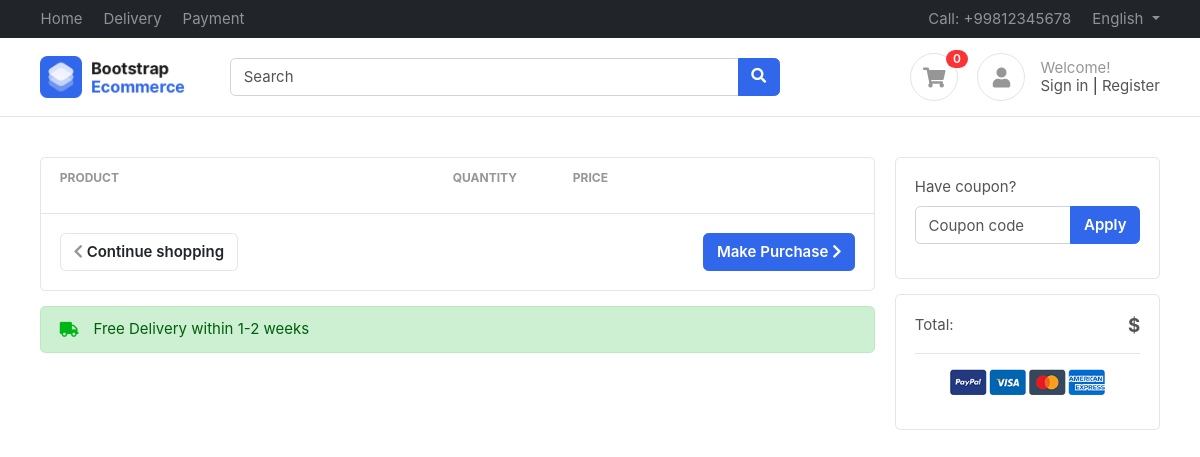
Page /accounts/cart/ (signed in) on the earlier database version.
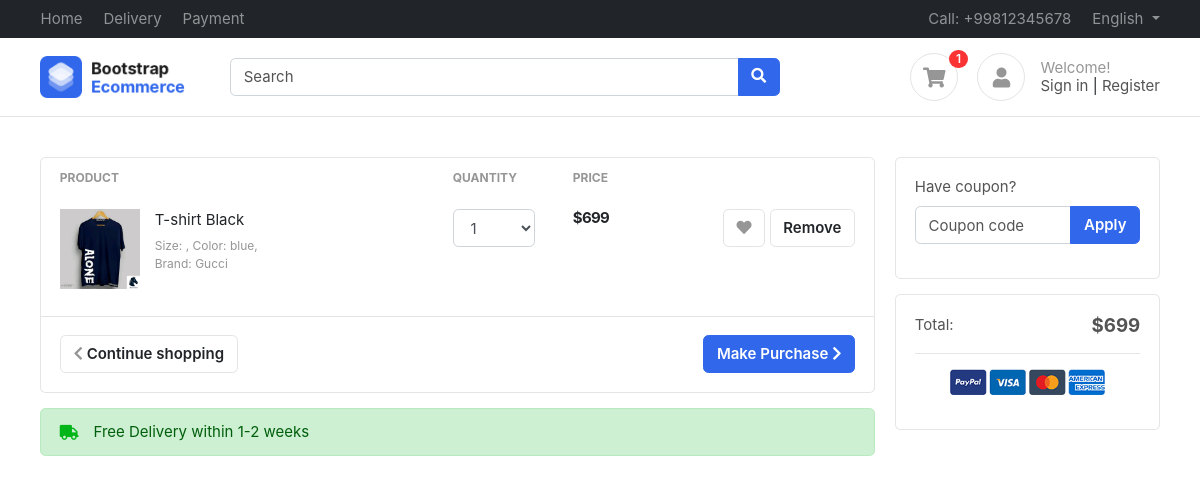
Same page on the later database version.
### accounts/models.py (models this page shows)
class Profile(BaseModel):
    user = models.OneToOneField(User , on_delete=models.CASCADE , related_name="profile")
    is_email_verified = models.BooleanField(default=False)
    email_token = models.CharField(max_length=100 , null=True , blank=True)
    profile_image = models.ImageField(upload_to = 'profile')
    def get_cart_count(self):
        return CartItems.objects.filter(cart__is_paid = False, cart__user = self.user).count()

class CartItems(BaseModel):
    cart = models.ForeignKey(Cart, on_delete=models.CASCADE, related_name='cart_items')
    product = models.ForeignKey(Product, on_delete=models.SET_NULL,null=True, blank=True)
    color_variant = models.ForeignKey(ColorVariant,on_delete=models.SET_NULL, null=True, blank= True)
    size_variant = models.ForeignKey(SizeVariant,on_delete=models.SET_NULL, null=True, blank= True)
    def get_product_price(self):
        price = [self.product.price]
        if self.color_variant:
            color_variant_price = self.color_variant.price
            price.append(color_variant_price)
        if self.size_variant:
            size_variant_price = self.size_variant.price
            price.append(size_variant_price)
        return sum(price)

class Cart(BaseModel):
    user = models.ForeignKey(User, on_delete=models.CASCADE,related_name='carts')
    is_paid = models.BooleanField(default=False)
    def get_cart_total(self):
        cart_items = self.cart_items.all()
        price = []
        for cart_item in cart_items:
            price.append(cart_item.product.price)
            if cart_item.color_variant:
                color_variant_price = cart_item.color_variant.price
                price.append(color_variant_price)
            if cart_item.size_variant:
                size_variant_price = cart_item.size_variant.price
                price.append(size_variant_price)
        return sum(price)

### products/models.py (models this page shows, shortened)
class Product(BaseModel):
    product_name = models.CharField(max_length=100)
    slug = models.SlugField(unique=True  , null=True , blank=True)
    category = models.ForeignKey(Category , on_delete=models.CASCADE , related_name="products")
    price = models.IntegerField()
    product_desription = models.TextField()
    color_variant = models.ManyToManyField(ColorVariant , blank=True)
    size_variant = models.ManyToManyField(SizeVariant , blank=True)

class ProductImage(BaseModel):
    product = models.ForeignKey(Product , on_delete=models.CASCADE , related_name="product_images")
    image =  models.ImageField(upload_to="product")

### accounts/views.py (the view)
# urls.py: path('cart/',cart, name="cart"),
def cart(request):
    cart = Cart.objects.filter(is_paid=False, user=request.user).first()
    context = {'cart': cart}
    return render(request, 'accounts/cart.html', context)

### templates/accounts/cart.html (shortened to what the changed rows need)
{% extends "base/base.html" %}
{% block start %}
<section class="section-content padding-y">
    <div class="container">
    <div class="row">
        <main class="col-md-9">
            <div class="card">
                <table class="table table-borderless table-shopping-cart">
                    <thead class="text-muted">
                        <tr class="small text-uppercase">
                            <th scope="col">Product</th>
                            <th scope="col" width="120">Quantity</th>
                            <th scope="col" width="120">Price</th>
                            <th scope="col" class="text-right" width="200"></th>
                        </tr>
                    </thead>
                    <tbody>
                        {% for cart_item in cart.cart_items.all %}
                        <tr>
                            <td>
                                <figure class="itemside">
                                    <div class="aside"><img src="{{ cart_item.product.product_images.first.image.url }}" class="img-sm"></div>
                                    <figcaption class="info">
                                        <a href="#" class="title text-dark">{{ cart_item.product.product_name }}</a>
                                        <p class="text-muted small">Size: {{ cart_item.size_variant.size_name }}, Color: blue, <br> Brand: Gucci</p>
                                    </figcaption>
                                </figure>
                            </td>
                            <td>
                                <select class="form-control">
                                    <option>1</option>
                                </select>
                            </td>
                            <td>
                                <div class="price-wrap">
                                    <var class="price">${{ cart_item.get_product_price }}</var>
                                </div>
                            </td>
                            <td class="text-right">
                                <a data-original-title="Save to Wishlist" title="" href="" class="btn btn-light" data-toggle="tooltip"> <i class="fa fa-heart"></i></a>
                                <a href="{% url 'remove_cart' cart_item.uid %}" class="btn btn-light btn-round"> Remove</a>
                            </td>
                        </tr>
                        {% endfor %}
                    </tbody>
                </table>
            </div>
        </main>
        <aside class="col-md-3">
            <div class="card">
                <div class="card-body">
                    <dl class="dlist-align">
                        <dd class="text-right h5"><strong>${{ cart.get_cart_total }}</strong></dd>
                    </dl>
                </div>
            </div>
        </aside>
    </div>
    </div>
</section>
{% endblock %}

### templates/base/base.html (shortened to what this page needs)
<!DOCTYPE HTML>
<html lang="en">
<head>
<link href="/media/css/bootstrap.css" rel="stylesheet" type="text/css"/>
<link href="/media/fonts/fontawesome/css/all.min.css" type="text/css" rel="stylesheet">
<link href="/media/css/ui.css" rel="stylesheet" type="text/css"/>
<link href="/media/css/responsive.css" rel="stylesheet" />
</head>
<body>
	<header class="section-header">
		<nav class="navbar navbar-dark navbar-expand p-0 bg-dark">
		<div class="container">
			<ul class="navbar-nav d-none d-md-flex mr-auto">
				<li class="nav-item"><a class="nav-link" href="#">Home</a></li>
				<li class="nav-item"><a class="nav-link" href="#">Delivery</a></li>
				<li class="nav-item"><a class="nav-link" href="#">Payment</a></li>
			</ul>
			<ul class="navbar-nav">
				<li class="nav-item"><a href="#" class="nav-link"> Call: +99812345678 </a></li>
				<li class="nav-item dropdown">
					 <a href="#" class="nav-link dropdown-toggle" data-toggle="dropdown"> English </a>
				</li>
			</ul>
		  </div>
		</nav>
		<section class="header-main border-bottom">
			<div class="container">
		<div class="row align-items-center">
			<div class="col-lg-2 col-4">
				<div class="brand-wrap">
					<img class="logo" src="images/logo.png">
				</div>
			</div>
			<div class="col-lg-6 col-sm-12">
				<form action="#" class="search">
					<div class="input-group w-100">
						<input type="text" class="form-control" placeholder="Search">
						<div class="input-group-append">
						  <button class="btn btn-primary" type="submit">
							<i class="fa fa-search"></i>
						  </button>
						</div>
					</div>
				</form>
			</div>
			<div class="col-lg-4 col-sm-6 col-8">
				<div class="widgets-wrap float-md-right">
					<div class="widget-header  mr-3">
						<a href="{% url 'cart' %}" class="icon icon-sm rounded-circle border"><i class="fa fa-shopping-cart"></i></a>
						<span class="badge badge-pill badge-danger notify">{{request.user.profile.get_cart_count}}</span>
					</div>
					<div class="widget-header icontext">
						<a href="#" class="icon icon-sm rounded-circle border"><i class="fa fa-user"></i></a>
						<div class="text">
							<span class="text-muted">Welcome!</span>
							<div>
								<a href="{% url 'login' %}">Sign in</a> |
								<a href="{% url 'register' %}"> Register</a>
							</div>
						</div>
					</div>
				</div>
			</div>
		</div>
			</div>
		</section>
		</header>
		{% block start %}
		{% endblock %}
        </body>
        </html>

Differences in the rows shown:
added CartItems: product.product_images.first.image (picture), product.product_name "T-shirt Black", get_product_price "699"
added Cart: get_cart_total "699"
Other differences:
{{ request.user.profile.get_cart_count }}: "0" → "1"
